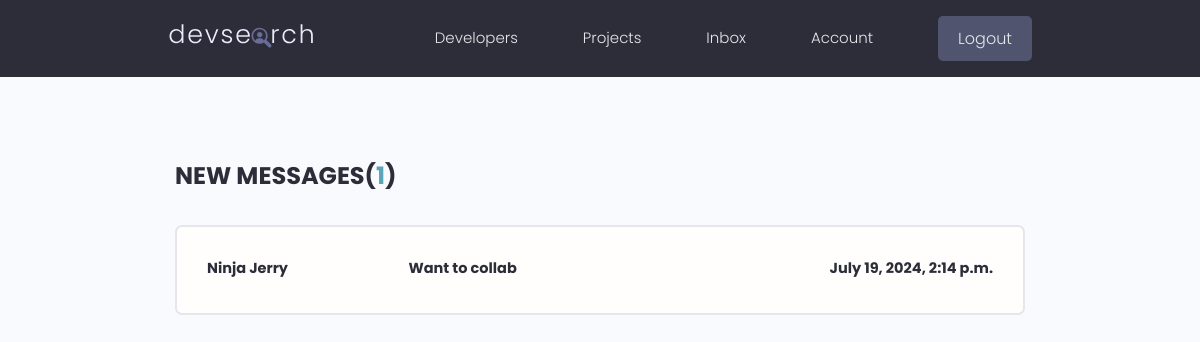
Page /inbox/ (signed in) on the earlier database version.
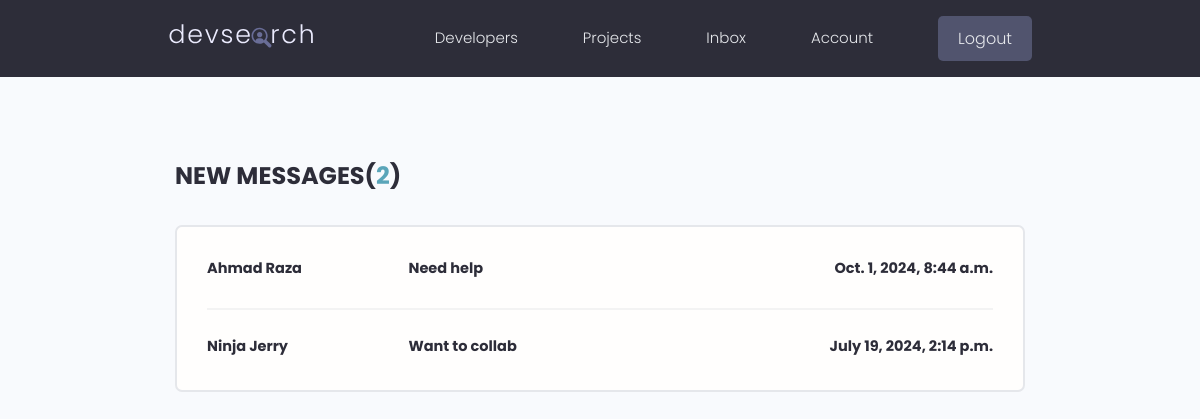
Same page on the later database version.
### users/models.py (models this page shows, shortened)
class Message(models.Model):
    sender = models.ForeignKey(Profile, on_delete=models.SET_NULL, null=True, blank=True)
    recipient = models.ForeignKey(Profile, on_delete=models.SET_NULL, null=True, blank=True, related_name="messages")
    name = models.CharField(max_length=200, null=True, blank=True)
    email = models.EmailField(max_length=200, null=True, blank=True)
    subject = models.CharField(max_length=200, null=True, blank=True)
    body = models.TextField()
    is_read = models.BooleanField(default=False, null=True)
    created = models.DateTimeField(auto_now_add=True)
    id = models.UUIDField(default=uuid.uuid4, unique=True,
                        primary_key=True, editable=False)
    class Meta:
        ordering = ['is_read', '-created']

### users/views.py (the view)
# urls.py: path('inbox/', views.inbox, name="inbox"),
@login_required(login_url='login')
def inbox(request):
    profile = request.user.profile
    messageRequests = profile.messages.all()
    unreadCount = messageRequests.filter(is_read=False).count()
    context = {'messageRequests': messageRequests, 'unreadCount': unreadCount}
    return render(request, 'users/inbox.html', context)

### users/templates/users/inbox.html
{% extends 'main.html' %}
{% block content %}
<main class="inbox my-xl">
  <div class="content-box">
    <h3 class="inbox__title">New Messages(<span>{{unreadCount}}</span>)</h3>
    <ul class="messages">
      {% for message in messageRequests %}
      {% if message.is_read == False %}
      <li class="message message--unread">
        {% else %}
      <li class="message">
        {% endif %}
        <a href="{% url 'message' message.id %}">
          <span class="message__author">{{message.name}}</span>
          <span class="message__subject">{{message.subject}}</span>
          <span class="message__date">{{message.created}}</span>
        </a>
      </li>
      {% endfor %}
    </ul>
  </div>
</main>
{% endblock content %}

Differences in the rows shown:
added Message: name "Ahmad Raza", subject "Need help", created "Oct. 1, 2024, 8:44 a.m."
Other differences:
{{ unreadCount }}: "1" → "2"
